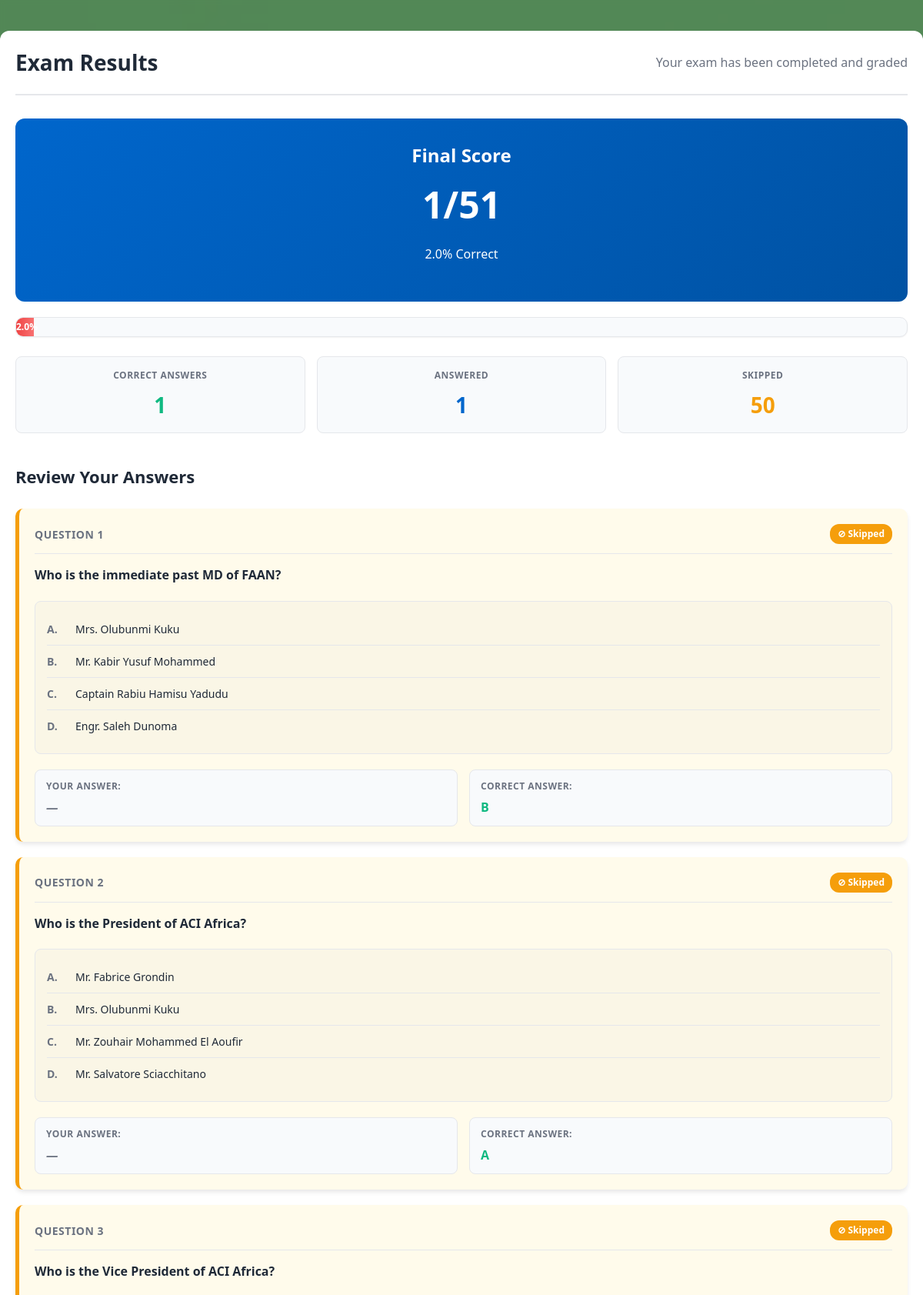
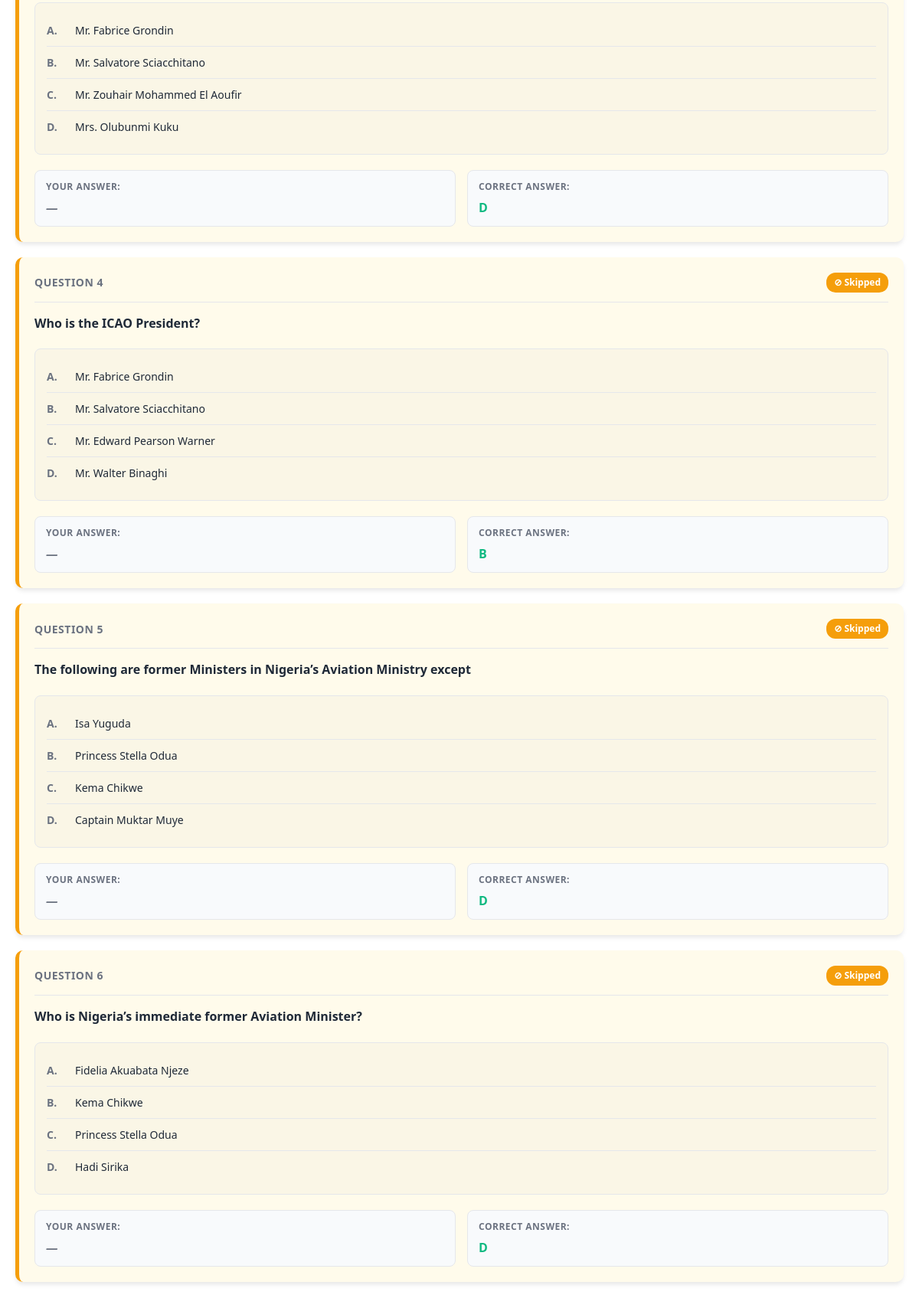
The page /results (signed in, upper part) on the database its author committed (2 pictures, top to bottom).
### tables this page shows
CREATE TABLE questions (
                id INTEGER PRIMARY KEY AUTOINCREMENT,
                question TEXT NOT NULL,
                option_a TEXT NOT NULL,
                option_b TEXT NOT NULL,
                option_c TEXT NOT NULL,
                option_d TEXT NOT NULL,
                correct_option TEXT NOT NULL
            );

### app.py (the view)
@app.route("/results")
def results():
    if "user_id" not in flask_session:
        return redirect(url_for("login"))
    db = get_db()
    questions = db.execute("SELECT * FROM questions").fetchall()
    answers = {
        a["question_id"]: a["selected_option"]
        for a in db.execute("SELECT * FROM answers WHERE user_id=?", (flask_session["user_id"],)).fetchall()
    }
    score = 0
    answered_count = 0
    skipped_count = 0
    detailed_results: List[Dict] = []
    option_map = {"option_a": "A", "option_b": "B", "option_c": "C", "option_d": "D"}
    for q in questions:
        user_answer = answers.get(q["id"])
        correct_option = q["correct_option"]
        if user_answer:
            answered_count += 1
        else:
            skipped_count += 1
        is_correct = (user_answer == correct_option) if user_answer else False
        if is_correct:
            score += 1
        detailed_results.append({
            "question": q["question"],
            "options": {
                "option_a": q["option_a"],
                "option_b": q["option_b"],
                "option_c": q["option_c"],
                "option_d": q["option_d"],
            },
            "user_answer": option_map.get(user_answer, "Unanswered"),
            "correct_answer": option_map.get(correct_option, correct_option),
            "is_correct": is_correct,
        })
    return render_template(
        "results.html",
        score=score,
        total=len(questions),
        answered=answered_count,
        skipped=skipped_count,
        results=detailed_results,
    )

### app.py (called while the page is built)
def get_db() -> sqlite3.Connection:
    if "db" not in g:
        g.db = sqlite3.connect(DATABASE)
        g.db.row_factory = sqlite3.Row
    return g.db

### templates/results.html (shortened to what this page needs)
<!DOCTYPE html>
<html lang="en">
<head>
    <link rel="stylesheet" href="{{ url_for('static', filename='style.css') }}">
</head>
<body class="landing-bg">
    <div class="admin-container">
        <header class="results-header">
            <h1>Exam Results</h1>
            <p>Your exam has been completed and graded</p>
        </header>
        <div class="score-display">
            <h2>Final Score</h2>
            <div class="score-value">{{ score }}/{{ total }}</div>
            <p class="score-percentage">
                {% if total %}
                    {{ ((score / total) * 100) | round(0) }}% Correct
                {% else %}
                    0% Correct
                {% endif %}
            </p>
        </div>
        {% if total %}
            {% set pct = (score / total) * 100 %}
        {% else %}
            {% set pct = 0 %}
        {% endif %}
        <div class="progress-bar">
            <div class="progress {% if pct >= 70 %}good{% elif pct >= 40 %}average{% else %}poor{% endif %}"
                style="width: {{ pct }}%;"
                role="progressbar"
                aria-valuenow="{{ pct | round(0) }}"
                aria-valuemin="0"
                aria-valuemax="100">
                {{ pct | round(0) }}%
            </div>
        </div>
        <div class="score-stats">
            <div class="stat-box">
                <div class="stat-label">Correct Answers</div>
                <div class="stat-value" style="color: var(--success);">{{ score }}</div>
            </div>
            <div class="stat-box">
                <div class="stat-label">Answered</div>
                <div class="stat-value">{{ answered }}</div>
            </div>
            <div class="stat-box">
                <div class="stat-label">Skipped</div>
                <div class="stat-value" style="color: var(--warning);">{{ skipped }}</div>
            </div>
        </div>
        <section class="results-section">
            <h2>Review Your Answers</h2>
            <div class="results-list">
                {% for r in results %}
                <div class="result-card {% if r.is_correct %}result-correct{% elif r.user_answer == "Unanswered" %}result-skipped{% else %}result-incorrect{% endif %}">
                    <div class="result-header">
                        <div class="result-number">Question {{ loop.index }}</div>
                        <div class="result-badge">
                            {% if r.user_answer == "Unanswered" %}
                                <span class="badge-skipped">⊘ Skipped</span>
                            {% elif r.is_correct %}
                                <span class="badge-correct">✓ Correct</span>
                            {% else %}
                                <span class="badge-incorrect">✕ Incorrect</span>
                            {% endif %}
                        </div>
                    </div>
                    <div class="result-question">
                        <p>{{ r.question }}</p>
                    </div>
                    <div class="options-review">
                        {% if r.options.option_c == "" and r.options.option_d == "" %}
                            <div class="option-item">
                                <span class="option-label">A.</span>
                                <span class="option-text">{{ r.options.option_a }}</span>
                            </div>
                            <div class="option-item">
                                <span class="option-label">B.</span>
                                <span class="option-text">{{ r.options.option_b }}</span>
                            </div>
                        {% else %}
                            <div class="option-item">
                                <span class="option-label">A.</span>
                                <span class="option-text">{{ r.options.option_a }}</span>
                            </div>
                            <div class="option-item">
                                <span class="option-label">B.</span>
                                <span class="option-text">{{ r.options.option_b }}</span>
                            </div>
                            <div class="option-item">
                                <span class="option-label">C.</span>
                                <span class="option-text">{{ r.options.option_c }}</span>
                            </div>
                            <div class="option-item">
                                <span class="option-label">D.</span>
                                <span class="option-text">{{ r.options.option_d }}</span>
                            </div>
                        {% endif %}
                    </div>
                    <div class="answer-review">
                        <div class="answer-item">
                            <div class="answer-label">Your Answer:</div>
                            <div class="answer-value {% if r.user_answer == "Unanswered" %}answer-blank{% else %}answer-filled{% endif %}">
                                {{ r.user_answer if r.user_answer != "Unanswered" else "—" }}
                            </div>
                        </div>
                        <div class="answer-item">
                            <div class="answer-label">Correct Answer:</div>
                            <div class="answer-value answer-correct">
                                {{ r.correct_answer }}
                            </div>
                        </div>
                    </div>
                </div>
                {% endfor %}
            </div>
        </section>
    </div>
</body>
</html>

### rows shown on the page
questions: question "Who is the immediate past MD of FAAN?", options.option_a "Mrs. Olubunmi Kuku", options.option_b "Mr. Kabir Yusuf Mohammed", options.option_c "Captain Rabiu Hamisu Yadudu", options.option_d "Engr. Saleh Dunoma", user_answer "—", correct_answer "B"
questions: question "Who is the President of ACI Africa?", options.option_a "Mr. Fabrice Grondin", options.option_b "Mrs. Olubunmi Kuku", options.option_c "Mr. Zouhair Mohammed El Aoufir", options.option_d "Mr. Salvatore Sciacchitano", user_answer "—", correct_answer "A"
questions: question "Who is the Vice President of ACI Africa?", options.option_a "Mr. Fabrice Grondin", options.option_b "Mr. Salvatore Sciacchitano", options.option_c "Mr. Zouhair Mohammed El Aoufir", options.option_d "Mrs. Olubunmi Kuku", user_answer "—", correct_answer "D"
questions: question "Who is the ICAO President?", options.option_a "Mr. Fabrice Grondin", options.option_b "Mr. Salvatore Sciacchitano", options.option_c "Mr. Edward Pearson Warner", options.option_d "Mr. Walter Binaghi", user_answer "—", correct_answer "B"
questions: question "The following are former Ministers in Nigeria’s Aviation Ministry except", options.option_a "Isa Yuguda", options.option_b "Princess Stella Odua", options.option_c "Kema Chikwe", options.option_d "Captain Muktar Muye", user_answer "—", correct_answer "D"
questions: question "Who is Nigeria’s immediate former Aviation Minister?", options.option_a "Fidelia Akuabata Njeze", options.option_b "Kema Chikwe", options.option_c "Princess Stella Odua", options.option_d "Hadi Sirika", user_answer "—", correct_answer "D"

### other values the page prints
{{ score }} "1"
{{ total }} "51"
{{ ((score / total) * 100) | round(0) }} "2.0"
{{ pct | round(0) }} "2.0"
{{ answered }} "1"
{{ skipped }} "50"
